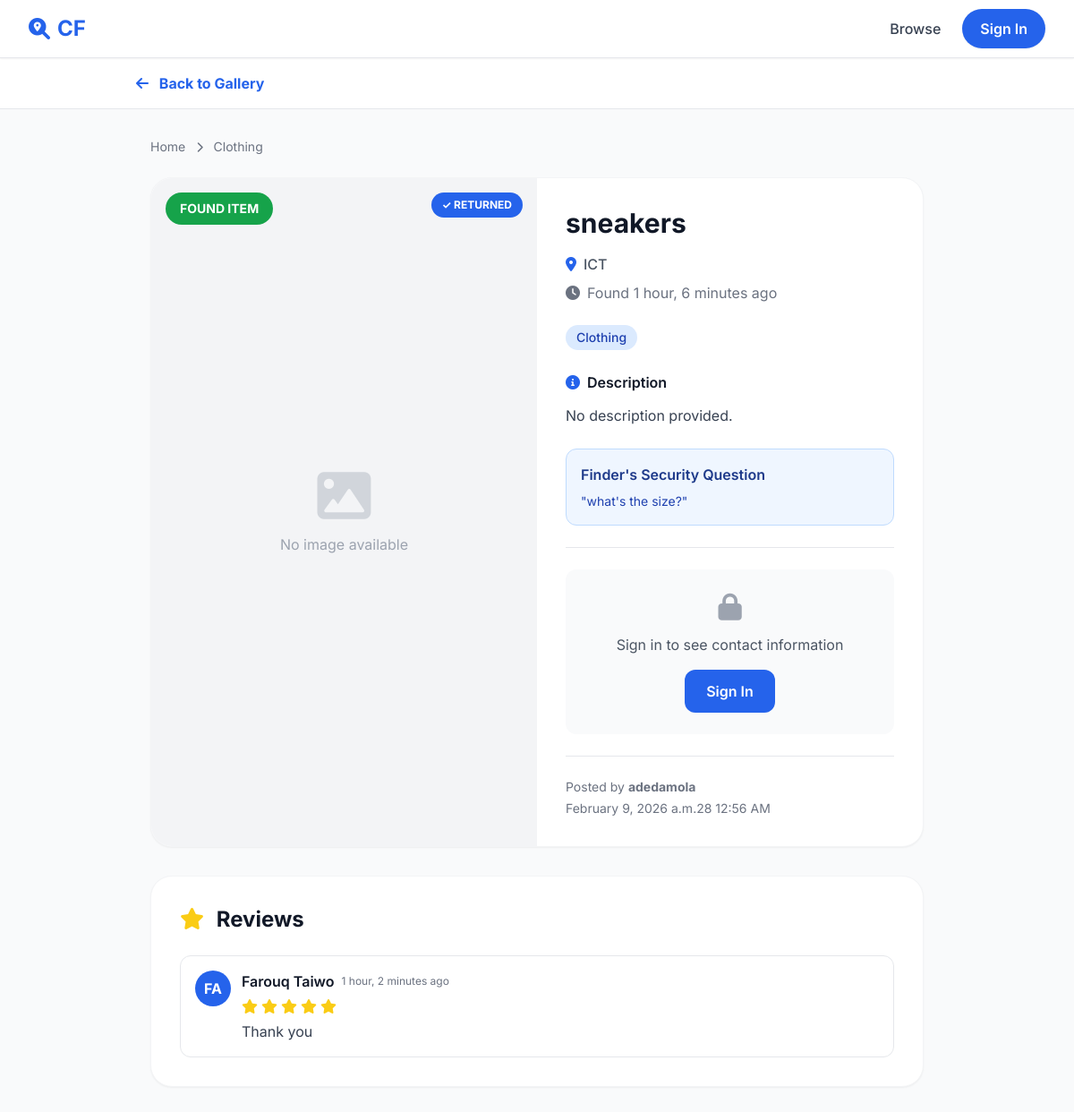
The app's page /item/3/ with its own data.
### items/models.py (models this page shows, shortened)
class Item(models.Model):
    TYPE_CHOICES = (
        ('found', 'Found'),
        ('lost', 'Lost'),
    )
    CATEGORY_CHOICES = (
        ('Electronics', 'Electronics'),
        ('Keys', 'Keys'),
        ('Books', 'Books'),
        ('Clothing', 'Clothing'),
        ('ID/Cards', 'ID/Cards'),
        ('Bags', 'Bags'),
        ('Other', 'Other'),
    )
    CONTACT_PREFERENCE_CHOICES = (
        ('email', 'Email'),
        ('phone', 'Phone'),
        ('chat', 'In-App Chat'),
    )
    STATUS_CHOICES = (
        ('active', 'Active'),
        ('claimed', 'Claimed'),
        ('returned', 'Returned'),
    )
    poster = models.ForeignKey(User, on_delete=models.CASCADE, related_name='items')
    item_type = models.CharField(max_length=10, choices=TYPE_CHOICES)
    title = models.CharField(max_length=200)
    category = models.CharField(
        max_length=50,
        choices=CATEGORY_CHOICES,
        blank=True,
        null=True,
        help_text="Select a category"
    )
    location = models.CharField(
        max_length=200,
        blank=True,
        help_text="Type the location (e.g. Main Library, Science Cafe...)"
    )
    photo = CloudinaryField(
        'image',
        blank=True,
        null=True,
        resource_type='image',
        folder='campusfound/items',
        help_text="Upload photo of the item"
    )
    description = models.TextField(blank=True)
    created_at = models.DateTimeField(auto_now_add=True)
    date_lost = models.DateField(
        blank=True,
        null=True,
        help_text="When did you lose this item?"
    )
    reward_offered = models.CharField(
        max_length=200,
        blank=True,
        help_text="Optional: e.g. '$20 reward' or 'Coffee on me!'"
    )
    contact_preference = models.CharField(
        max_length=20,
        choices=CONTACT_PREFERENCE_CHOICES,
        default='chat',
        blank=True
    )
    verification_question = models.TextField(
        blank=True,
        help_text="Ask a question only the owner would know"
    )
    contact_info = models.CharField(
        max_length=200,
        blank=True,
        help_text="Optional: your email or WhatsApp number (e.g. whatsapp:+2348012345678)"
    )
    status = models.CharField(
        max_length=20,
        choices=STATUS_CHOICES,
        default='active'
    )
    claimed_by = models.ForeignKey(
        User,
        on_delete=models.SET_NULL,
        null=True,
        blank=True,
        related_name='claimed_items',
        help_text="User who claimed this item"
    )
    class Meta:
        ordering = ['-created_at']

class Review(models.Model):
    item = models.ForeignKey(Item, on_delete=models.CASCADE, related_name='reviews')
    reviewer = models.ForeignKey(User, on_delete=models.CASCADE, related_name='reviews_written')
    rating = models.IntegerField(
        choices=[(1, '1 Star'), (2, '2 Stars'), (3, '3 Stars'), (4, '4 Stars'), (5, '5 Stars')],
        help_text="Rate your experience (1-5 stars)"
    )
    comment = models.TextField(help_text="Share your experience")
    created_at = models.DateTimeField(auto_now_add=True)
    class Meta:
        ordering = ['-created_at']
        unique_together = ['item', 'reviewer']

### accounts/models.py (models this page shows, shortened)
class CustomUser(AbstractUser):
    username = None  # Completely remove username field
    email = models.EmailField(
        _("email address"),
        unique=True,
        max_length=255,
        error_messages={
            "unique": _("A user with that email already exists."),
        },
    )
    full_name = models.CharField(_("full name"), max_length=150, blank=True)
    is_verified_student = models.BooleanField(_("verified student"), default=False)
    objects = CustomUserManager()
    USERNAME_FIELD = "email"
    REQUIRED_FIELDS = []  # No additional required fields
    class Meta:
        verbose_name = _("user")
        verbose_name_plural = _("users")

### items/views.py (the view)
# urls.py: path('item/<int:item_id>/', views.item_detail, name='item_detail'),
def item_detail(request, item_id):
    item = get_object_or_404(Item, id=item_id)
    review_form = ReviewForm()
    user_has_reviewed = False
    if request.user.is_authenticated:
        user_has_reviewed = Review.objects.filter(item=item, reviewer=request.user).exists()
    return render(request, 'item_detail.html', {
        'item': item,
        'review_form': review_form,
        'user_has_reviewed': user_has_reviewed,
    })

### chats/context_processors.py (called while the page is built, shortened)
def unread_messages(request):
    return {'unread_messages_count': 0}

### templates/item_detail.html (shortened to what this page needs)
{% extends 'base.html' %}
{% block content %}
<div class="bg-gray-50 min-h-screen pb-12">
    <nav class="bg-white p-4 border-b mb-8">
        <div class="max-w-4xl mx-auto flex justify-between items-center">
            <a href="{% url 'items:home' %}" class="text-blue-600 font-bold">
                <i class="fa-solid fa-arrow-left mr-2"></i> Back to Gallery
            </a>
        </div>
    </nav>
    <main class="max-w-4xl mx-auto px-4">
        <div class="text-sm text-gray-500 mb-6">
            <a href="{% url 'items:home' %}" class="hover:text-blue-600">Home</a>
            <i class="fa-solid fa-chevron-right mx-2 text-xs"></i>
            <span>{{ item.category|default:"Uncategorized" }}</span>
        </div>
        <div class="bg-white rounded-3xl shadow-sm border border-gray-100 overflow-hidden">
            <div class="grid md:grid-cols-2 gap-0">
                <div class="relative bg-gray-100 h-96 md:h-auto">
                    {% if item.photo %}
                        <img src="{{ item.photo.url }}" alt="{{ item.title }}" class="w-full h-full object-cover">
                    {% else %}
                        <div class="w-full h-full flex items-center justify-center">
                            <div class="text-center">
                                <i class="fa-solid fa-image text-gray-300 text-6xl mb-3"></i>
                                <p class="text-gray-400">No image available</p>
                            </div>
                        </div>
                    {% endif %}
                    {% if item.item_type == 'lost' %}
                        <span class="absolute top-4 left-4 bg-red-500 text-white text-sm font-bold px-4 py-2 rounded-full">LOST ITEM</span>
                    {% else %}
                        <span class="absolute top-4 left-4 bg-green-600 text-white text-sm font-bold px-4 py-2 rounded-full">FOUND ITEM</span>
                    {% endif %}
                    {% if item.status == 'returned' %}
                        <span class="absolute top-4 right-4 bg-blue-600 text-white text-xs font-bold px-3 py-1.5 rounded-full">✓ RETURNED</span>
                    {% elif item.status == 'claimed' %}
                        <span class="absolute top-4 right-4 bg-yellow-500 text-white text-xs font-bold px-3 py-1.5 rounded-full">CLAIMED</span>
                    {% endif %}
                </div>
                <div class="p-8">
                    <h1 class="text-3xl font-bold text-gray-900 mb-4">{{ item.title }}</h1>
                    <div class="flex items-center gap-2 text-gray-600 mb-2">
                        <i class="fa-solid fa-location-dot text-blue-600"></i>
                        <span class="font-medium">{{ item.location|default:"Location not specified" }}</span>
                    </div>
                    <div class="flex items-center gap-2 text-gray-500 mb-6">
                        <i class="fa-solid fa-clock"></i>
                        <span>{{ item.item_type|title }} {{ item.created_at|timesince }} ago</span>
                    </div>
                    {% if item.category %}
                        <div class="mb-6">
                            <span class="inline-block bg-blue-100 text-blue-800 text-sm font-medium px-3 py-1 rounded-full">
                                {{ item.category }}
                            </span>
                        </div>
                    {% endif %}
                    <div class="mb-6">
                        <h3 class="flex items-center font-semibold text-gray-900 mb-3">
                            <i class="fa-solid fa-circle-info text-blue-600 mr-2"></i>
                            Description
                        </h3>
                        <p class="text-gray-700 leading-relaxed whitespace-pre-line">{{ item.description|default:"No description provided." }}</p>
                    </div>
                    {% if item.item_type == 'found' and item.verification_question %}
                        <div class="bg-blue-50 border border-blue-200 rounded-xl p-4 mb-6">
                            <h4 class="font-semibold text-blue-900 mb-2">Finder's Security Question</h4>
                            <p class="text-sm text-blue-800">"{{ item.verification_question }}"</p>
                        </div>
                    {% endif %}
                    {% if user.is_authenticated %}
                        {% if item.contact_info %}
                            <div class="border-t pt-6 mb-6">
                                <h3 class="font-semibold text-gray-900 mb-4">Contact Information</h3>
                                <div class="space-y-3">
                                    {% if 'whatsapp:' in item.contact_info %}
                                        <a href="{{ item.get_whatsapp_link }}" target="_blank" class="flex items-center gap-3 p-4 bg-green-50 hover:bg-green-100 rounded-xl transition">
                                            <div class="w-10 h-10 bg-green-600 rounded-full flex items-center justify-center">
                                                <i class="fa-brands fa-whatsapp text-white text-xl"></i>
                                            </div>
                                            <div>
                                                <p class="font-semibold text-green-900">Chat on WhatsApp</p>
                                                <p class="text-sm text-green-700">{{ item.contact_info|cut:'whatsapp:' }}</p>
                                            </div>
                                        </a>
                                    {% else %}
                                        <a href="mailto:{{ item.contact_info }}" class="flex items-center gap-3 p-4 bg-blue-50 hover:bg-blue-100 rounded-xl transition">
                                            <div class="w-10 h-10 bg-blue-600 rounded-full flex items-center justify-center">
                                                <i class="fa-solid fa-envelope text-white"></i>
                                            </div>
                                            <div>
                                                <p class="font-semibold text-blue-900">Send Email</p>
                                                <p class="text-sm text-blue-700">{{ item.contact_info }}</p>
                                            </div>
                                        </a>
                                    {% endif %}
                                </div>
                                {% if item.item_type == 'found' %}
                                    <div class="bg-yellow-50 border border-yellow-200 rounded-xl p-4 mt-4">
                                        <p class="text-sm text-yellow-800">
                                            <strong>⚠️ Remember:</strong> Be ready to answer the security question to claim this item!
                                        </p>
                                    </div>
                                {% endif %}
                            </div>
                        {% endif %}
                        {% if item.item_type == 'found' and item.status == 'active' and user != item.poster %}
                            <div class="border-t pt-6 mb-6">
                                <form method="post" action="{% url 'items:claim_item' item.id %}">
                                    {% csrf_token %}
                                    <button type="submit" class="w-full bg-purple-600 text-white py-3 rounded-xl font-semibold hover:bg-purple-700 transition">
                                        <i class="fa-solid fa-hand-holding-heart mr-2"></i>
                                        Claim This Item
                                    </button>
                                    <p class="text-xs text-gray-500 text-center mt-2">Click if this is your lost item</p>
                                </form>
                            </div>
                        {% endif %}
                    {% else %}
                        <div class="border-t pt-6 mb-6">
                            <div class="bg-gray-50 rounded-xl p-6 text-center">
                                <i class="fa-solid fa-lock text-gray-400 text-3xl mb-3"></i>
                                <p class="text-gray-600 mb-4">Sign in to see contact information</p>
                                <a href="{% url 'login' %}" class="inline-block bg-blue-600 text-white px-6 py-3 rounded-xl font-semibold hover:bg-blue-700 transition">
                                    Sign In
                                </a>
                            </div>
                        </div>
                    {% endif %}
                    <div class="pt-6 border-t text-sm text-gray-500">
                        <p>Posted by <strong>{{ item.poster.full_name|default:item.poster.email }}</strong></p>
                        <p class="mt-1">{{ item.created_at|date:"F j, Y at g:i A" }}</p>
                    </div>
                </div>
            </div>
        </div>
        {% if item.status == 'returned' %}
            <div class="bg-white rounded-3xl shadow-sm border border-gray-100 overflow-hidden mt-8 p-8">
                <h2 class="text-2xl font-bold mb-6">
                    <i class="fa-solid fa-star text-yellow-400 mr-2"></i>
                    Reviews
                </h2>
                {% if item.reviews.all %}
                    <div class="space-y-4">
                        {% for review in item.reviews.all %}
                            <div class="border border-gray-200 rounded-xl p-4">
                                <div class="flex items-start gap-3">
                                    <div class="w-10 h-10 rounded-full bg-blue-600 flex items-center justify-center text-white font-bold flex-shrink-0">
                                        {{ review.reviewer.email|slice:":2"|upper }}
                                    </div>
                                    <div class="flex-1">
                                        <div class="flex items-center gap-2 mb-2">
                                            <p class="font-semibold">{{ review.reviewer.full_name|default:review.reviewer.email }}</p>
                                            <span class="text-xs text-gray-500">{{ review.created_at|timesince }} ago</span>
                                        </div>
                                        <div class="flex gap-1 mb-2">
                                            {% for i in "12345" %}
                                                <i class="fa-solid fa-star {% if forloop.counter <= review.rating %}text-yellow-400{% else %}text-gray-300{% endif %}"></i>
                                            {% endfor %}
                                        </div>
                                        <p class="text-gray-700">{{ review.comment }}</p>
                                    </div>
                                </div>
                            </div>
                        {% endfor %}
                    </div>
                {% else %}
                    <p class="text-gray-500 text-center py-8">No reviews yet</p>
                {% endif %}
            </div>
        {% endif %}
    </main>
</div>
{% endblock %}

### templates/base.html (style rules this page uses)
body { font-family: 'Inter', system-ui, -apple-system, sans-serif; }

### records on screen
Item: category "Clothing", title "sneakers", location "ICT", item_type "Found", created_at "1 hour, 6 minutes", description "No description provided.", verification_question "what's the size?", poster.full_name "adedamola", created_at "February 9, 2026 a.m.28 12:56 AM"
Review: reviewer.email "FA", reviewer.full_name "Farouq Taiwo", created_at "1 hour, 2 minutes", rating 5 (drawn), comment "Thank you"
